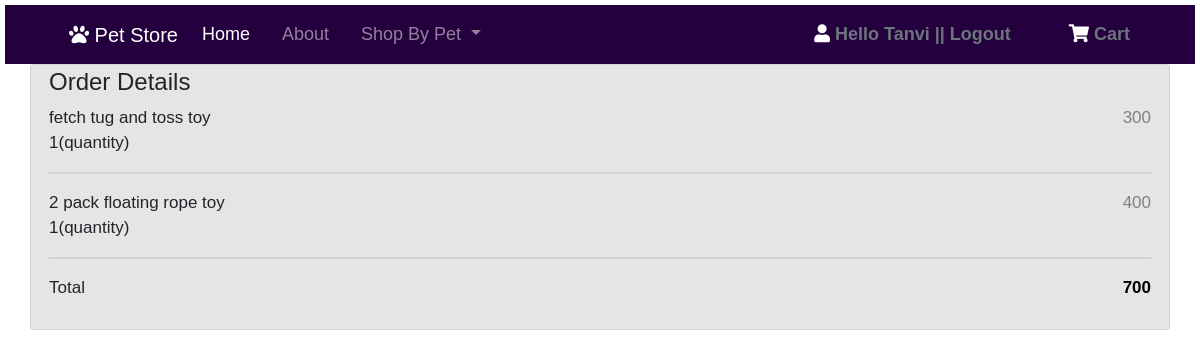
/orders.php (signed in), run on the app's committed database.
### tables this page shows
CREATE TABLE `orders` (
  `id` int(11) NOT NULL,
  `pid` int(11) NOT NULL,
  `price` float NOT NULL,
  `quantity` int(11) NOT NULL,
  `odate` timestamp NOT NULL DEFAULT current_timestamp(),
  `cid` int(11) NOT NULL,
  `address` varchar(100) NOT NULL,
  `city` varchar(30) NOT NULL,
  `state` varchar(30) NOT NULL,
  `pincode` int(11) NOT NULL,
  `pay_method` varchar(30) NOT NULL
);

CREATE TABLE `products` (
  `prod_id` int(11) NOT NULL,
  `prod_name` varchar(30) NOT NULL,
  `price` float NOT NULL,
  `description` varchar(50) NOT NULL,
  `mfg_date` date NOT NULL,
  `exp_date` date DEFAULT NULL,
  `stock` int(11) NOT NULL,
  `prod_img` varchar(20) NOT NULL,
  `subcat_id` int(11) DEFAULT NULL
);

### orders.php (the view)
<?php
	include 'header.php'
?>
<head>
	<link rel="stylesheet" type="text/css" href="style.css">
</head>
<div class="col-25">
    <div class="container">
      <h4>Order Details</h4>
      <?php
          $total=0;
          $sql2 = "SELECT * FROM orders where cid='".$_SESSION["id"]."'";
    $result2 = $conn->query($sql2);
if ($result2->num_rows > 0) {
    while($row = $result2->fetch_assoc()) {
      $sql3 = "SELECT * FROM products where prod_id=".$row['pid'];
      $result4 = $conn->query($sql3);
      $values = $result4->fetch_assoc();
?>
      <p><?php echo $values["prod_name"]; ?><span class="price"><?php echo $values["price"]; ?></span> <span class="quant"><?php echo $row["quantity"]; ?>(quantity)</span></p>
      <hr>
      <?php
              $total = $total + ($row["quantity"] * $values["price"]);
            }
          ?>
      <p>Total <span class="price" style="color:black"><b><?php echo $total; ?></b></span></p>
       <?php
}
?>
    </div>
  </div>
<?php
	include 'footer.php'
?>

### style.css (style rules this page uses)
.quant { display:flex; }
body { font-family: Arial; font-size: 17px; padding: 5px; }
* { box-sizing: border-box; }
.col-25 { -ms-flex: 25%; flex: 25%; }
.col-25, .col-50, .col-75 { padding: 0 16px; }
.container { background-color: #cfcccc85; padding: 3px 18px 13px 18px; border: 1px solid lightgrey; border-radius: 3px; }
hr { border: 1px solid lightgrey; }
span.price { float: right; color: grey; }

### data on the page
orders: products.prod_name "fetch tug and toss toy", products.price "300", quantity "1"
orders: products.prod_name "2 pack floating rope toy", products.price "400", quantity "1"

### other printed values
$_SESSION["username"] "Tanvi"
$total "700"
